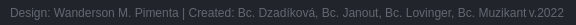
              <widget class="QFrame" name="frame_grip">
               <property name="minimumSize">
                <size>
                 <width>0</width>
                 <height>25</height>
                </size>
               </property>
               <property name="maximumSize">
                <size>
                 <width>16777215</width>
                 <height>25</height>
                </size>
               </property>
               <property name="styleSheet">
                <string notr="true">background-color: rgb(33, 37, 43);</string>
               </property>
               <property name="inputMethodHints">
                <set>Qt::ImhNone</set>
               </property>
               <property name="frameShape">
                <enum>QFrame::NoFrame</enum>
               </property>
               <property name="frameShadow">
                <enum>QFrame::Raised</enum>
               </property>
               <layout class="QHBoxLayout" name="horizontalLayout_6">
                <property name="spacing">
                 <number>0</number>
                </property>
                <property name="leftMargin">
                 <number>0</number>
                </property>
                <property name="topMargin">
                 <number>0</number>
                </property>
                <property name="rightMargin">
                 <number>2</number>
                </property>
                <property name="bottomMargin">
                 <number>0</number>
                </property>
                <item>
                 <widget class="QFrame" name="frame_label_bottom">
                  <property name="inputMethodHints">
                   <set>Qt::ImhNone</set>
                  </property>
                  <property name="frameShape">
                   <enum>QFrame::NoFrame</enum>
                  </property>
                  <property name="frameShadow">
                   <enum>QFrame::Raised</enum>
                  </property>
                  <layout class="QHBoxLayout" name="horizontalLayout_7">
                   <property name="spacing">
                    <number>0</number>
                   </property>
                   <property name="leftMargin">
                    <number>10</number>
                   </property>
                   <property name="topMargin">
                    <number>0</number>
                   </property>
                   <property name="rightMargin">
                    <number>10</number>
                   </property>
                   <property name="bottomMargin">
                    <number>0</number>
                   </property>
                   <item>
                    <widget class="QLabel" name="label_credits">
                     <property name="font">
                      <font>
                       <family>Segoe UI</family>
                      </font>
                     </property>
                     <property name="styleSheet">
                      <string notr="true">color: rgb(98, 103, 111);</string>
                     </property>
                     <property name="inputMethodHints">
                      <set>Qt::ImhNone</set>
                     </property>
                     <property name="text">
                      <string>Design: Wanderson M. Pimenta | Created: Bc. Dzadíková, Bc. Janout, Bc. Lovinger, Bc. Muzikant</string>
                     </property>
                    </widget>
                   </item>
                   <item>
                    <widget class="QLabel" name="label_version">
                     <property name="maximumSize">
                      <size>
                       <width>100</width>
                       <height>16777215</height>
                      </size>
                     </property>
                     <property name="font">
                      <font>
                       <family>Segoe UI</family>
                      </font>
                     </property>
                     <property name="styleSheet">
                      <string notr="true">color: rgb(98, 103, 111);</string>
                     </property>
                     <property name="inputMethodHints">
                      <set>Qt::ImhNone</set>
                     </property>
                     <property name="text">
                      <string>v.2022</string>
                     </property>
                     <property name="alignment">
                      <set>Qt::AlignRight|Qt::AlignTrailing|Qt::AlignVCenter</set>
                     </property>
                    </widget>
                   </item>
                  </layout>
                 </widget>
                </item>
                <item>
                 <widget class="QFrame" name="frame_size_grip">
                  <property name="maximumSize">
                   <size>
                    <width>20</width>
                    <height>20</height>
                   </size>
                  </property>
                  <property name="styleSheet">
                   <string notr="true">QSizeGrip {
	background-image: url(:/16x16/icons/16x16/cil-size-grip.png);
	background-position: center;
	background-repeat: no-reperat;
}</string>
                  </property>
                  <property name="inputMethodHints">
                   <set>Qt::ImhNone</set>
                  </property>
                  <property name="frameShape">
                   <enum>QFrame::NoFrame</enum>
                  </property>
                  <property name="frameShadow">
                   <enum>QFrame::Raised</enum>
                  </property>
                 </widget>
                </item>
               </layout>
              </widget>
